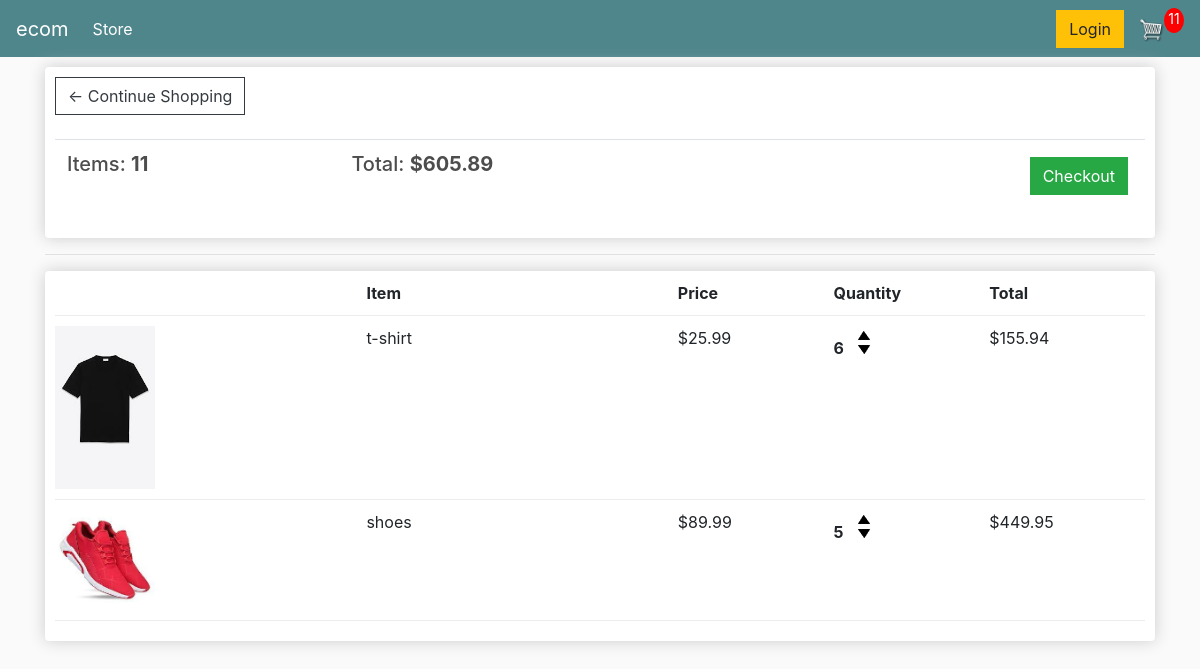
The page /cart/ (signed in) on the database as committed earlier.
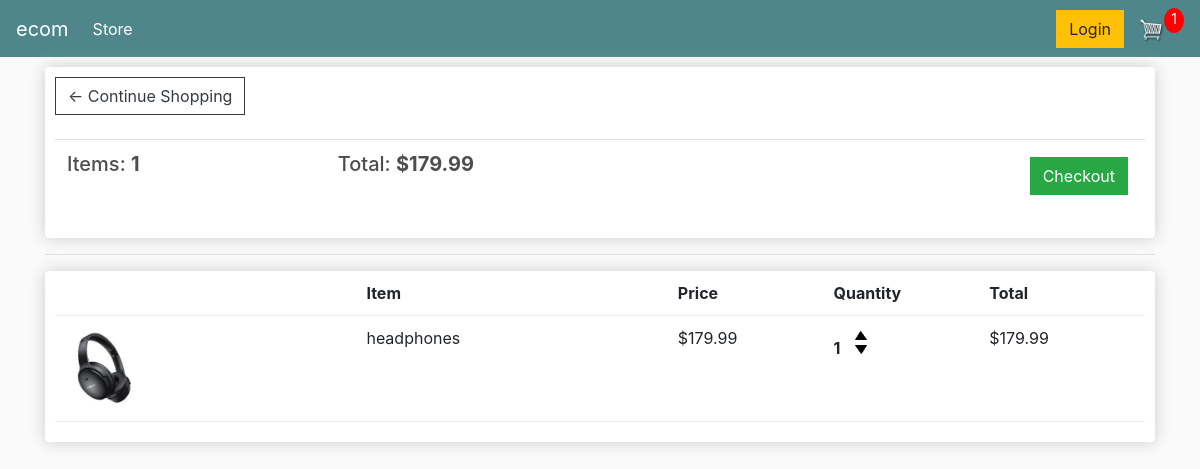
The same page on the database as committed later.
### store/models.py (models this page shows, shortened)
class Order(models.Model):
    customer = models.ForeignKey(Customer, on_delete=models.SET_NULL, blank=True, null=True)
    date_order = models.DateTimeField(auto_now_add=True)
    complete = models.BooleanField(default=False, blank=True, null=True)
    transaction_id = models.CharField(max_length=200, null=True)
    @property
    def get_cart_total(self):
        order_items = self.orderitem_set.all()
        total = sum([item.get_total for item in order_items])
        return total
    @property
    def get_cart_items(self):
        order_items = self.orderitem_set.all()
        total = sum([item.quantity for item in order_items])
        return total

class OrderItem(models.Model):
    product = models.ForeignKey(Product, on_delete=models.SET_NULL, blank=True, null=True)
    order = models.ForeignKey(Order, on_delete=models.SET_NULL, blank=True, null=True)
    quantity = models.IntegerField(default=0, null=True, blank=True)
    date_added = models.DateTimeField(auto_now_add=True)
    @property
    def get_total(self):
        return self.quantity * self.product.price

class Product(models.Model):
    name = models.CharField(max_length=200, null=True)
    price = models.DecimalField(max_digits=7, decimal_places=2)
    digital = models.BooleanField(default=False, null=True, blank=True)
    image = models.ImageField(null=True, blank=True)
    @property
    def image_url(self):
        try:
            url = self.image.url
        except:
            url = ''
        return url

### store/views.py (the view)
# urls.py: path('cart/', views.cart, name='cart'),
def cart(request):
    data = utils.cart_data(request)
    cart_items = data['cartItems']
    order = data['order']
    items = data['items']
    context = {'items': items, 'order': order, 'cartItems': cart_items}
    return render(request=request, template_name='store/cart.html', context=context)

### store/utils.py (called while the page is built)
def cart_data(request):
    if request.user.is_authenticated:
        customer = request.user.customer
        order, created = models.Order.objects.get_or_create(customer=customer, complete=False)
        items = order.orderitem_set.all()
        cart_items = order.get_cart_items
    else:
        cookie_data = cookie_cart(request)
        cart_items = cookie_data['cartItems']
        order = cookie_data['order']
        items = cookie_data['items']
    return {'cartItems': cart_items, 'order': order, 'items': items}

### store/templates/store/cart.html
{% extends 'store/main.html' %}
{% load static %}
{% block content %}
    <div class="row">
        <div class="col-lg-12">
            <div class="box-element">
                <a href="{% url 'store' %}" class="btn btn-outline-dark">&#x2190; Continue Shopping</a>
                <br>
                <br>
                <table class="table">
                    <tr>
                        <th><h5>Items: <strong>{{ order.get_cart_items }}</strong></h5></th>
                        <th><h5>Total: <strong>${{ order.get_cart_total|floatformat:2 }}</strong></h5></th>
                        <th>
                            <a href="{% url 'checkout' %}" class="btn btn-success" style="float: right; margin: 5px">Checkout</a>
                        </th>
                    </tr>
                </table>
            </div>
            <hr>
            <div class="box-element">
                <div class="cart-row">
                    <div style="flex: 2"></div>
                    <div style="flex: 2"><strong>Item</strong></div>
                    <div style="flex: 1"><strong>Price</strong></div>
                    <div style="flex: 1"><strong>Quantity</strong></div>
                    <div style="flex: 1"><strong>Total</strong></div>
                </div>
                {% for item in items %}
                    <div class="cart-row">
                        <div style="flex: 2"><img src="{{ item.product.image_url }}" class="row-image" alt="">
                        </div>
                        <div style="flex: 2">{{ item.product.name }}</div>
                        <div style="flex: 1">${{ item.product.price|floatformat:2 }}</div>
                        <div style="flex: 1">
                            <p class="quantity">{{ item.quantity }}</p>
                            <div class="quantity">
                                <img src="{% static 'images/arrow-up.png' %}" alt="" class="chg-quantity update-cart" data-product="{{ item.product.id }}" data-action="add">
                                <img src="{% static 'images/arrow-down.png' %}" alt="" class="chg-quantity update-cart" data-product="{{ item.product.id }}" data-action="remove">
                            </div>
                        </div>
                        <div style="flex: 1">${{ item.get_total|floatformat:2 }}</div>
                    </div>
                {% endfor %}
            </div>
        </div>
    </div>
{% endblock %}

Rows that differ between the two databases and show on the page:
removed OrderItem: product.image_url (picture), product.name "t-shirt", product.price "25.99", quantity "6", get_total "155.94"
removed OrderItem: product.image_url (picture), product.name "shoes", product.price "89.99", quantity "5", get_total "449.95"
changed Order: get_cart_items "11" → "1"; get_cart_total "605.89" → "179.99"
added OrderItem: product.image_url (picture), product.name "headphones", product.price "179.99", quantity "1", get_total "179.99"
Other text that changed with them:
{{ cartItems }}: "11" → "1"
